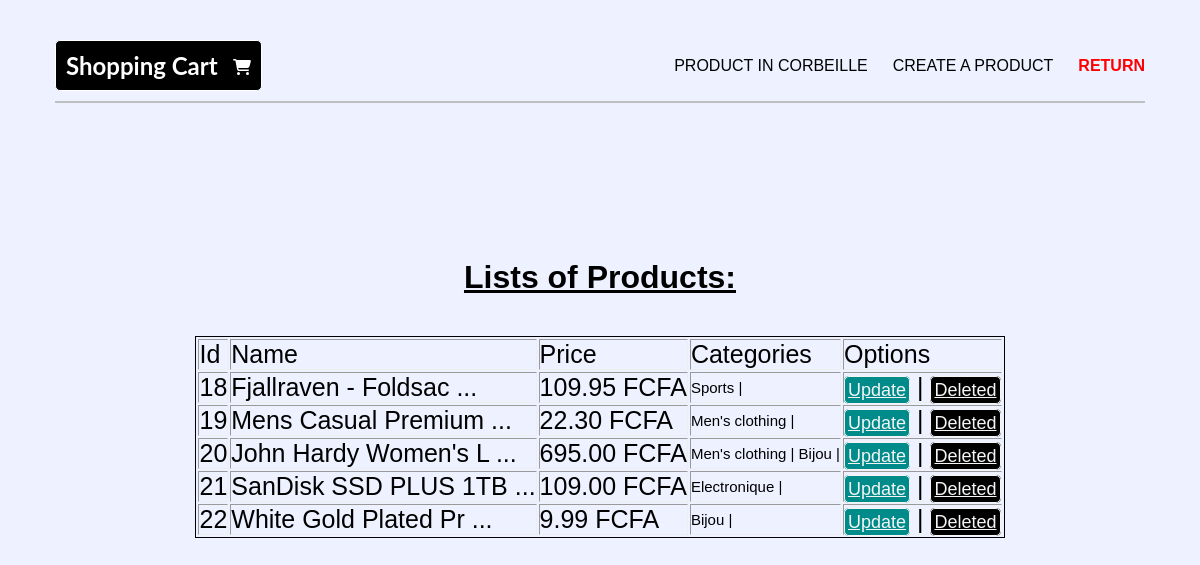
Before: /shopping_cart/settings_products with the older database file.
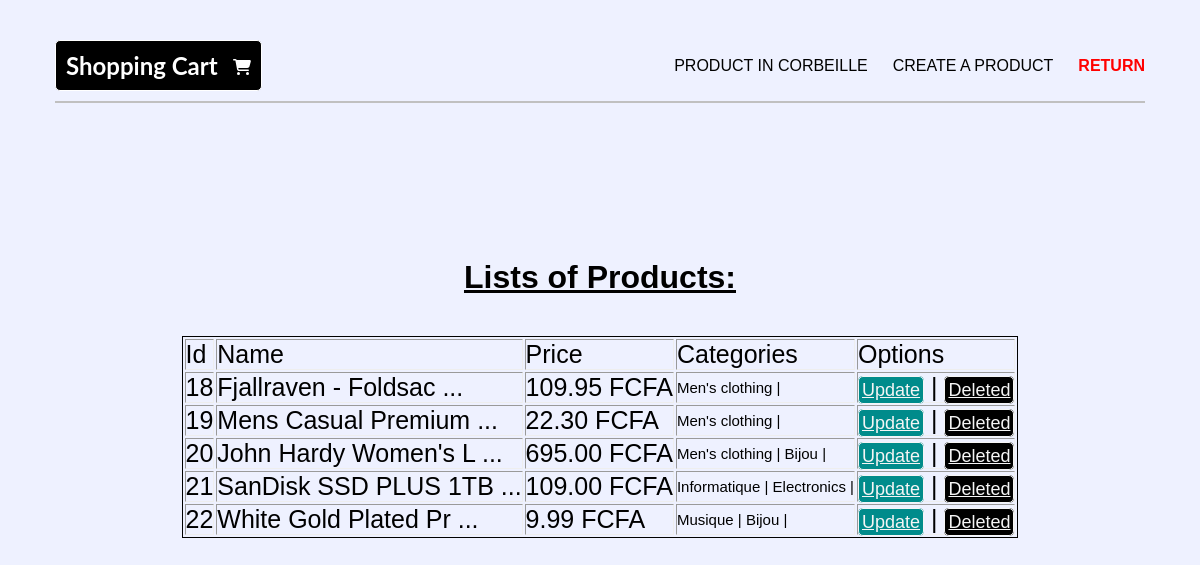
After: the same page with the newer database file.
### shopping_cart_app/models.py (models this page shows, shortened)
class Product(models.Model):
    name = models.CharField(max_length=200)
    description = models.TextField()
    price = models.DecimalField(max_digits=10 , decimal_places=2)
    views = models.BooleanField(default=True)
    image = models.ImageField(upload_to='products/' , blank=True , null=True)
    category = models.ManyToManyField(Category)

class Category(models.Model):
    name = models.CharField(max_length=100)
    views = models.BooleanField(default=True)
    def __str__(self):
        return f"{self.name}"

### shopping_cart_app/views.py (the view)
# urls.py: path('settings_products' , views.SettingsProductsViews , name="settings_products"),
def SettingsProductsViews(request):
    products = Product.objects.all().filter(views = True)
    return render(request , "shopping_cart/settings_products.html" , {"products":products})

### shopping_cart_app/templates/shopping_cart/settings_products.html (shortened to what this page needs)
<!DOCTYPE html>
<html lang="en">
<head>
    {% load static %}
    <link rel="stylesheet" href="{% static 'shopCart/form_cat.css' %}">
</head>
<body>
    <nav class="navbar">
        <div class="logo">
            <h1>Shopping Cart</h1>
            <div>
            </div>
        </div>
        <ul>
            <li>
                <a href="{% url 'shopCart:products_corbeille' %}">Product in corbeille</a>
            </li>
            <li>
                <a href="{% url 'shopCart:create_product' %}">create a product</a>
            </li>
            <li>
                <a class="return-home" href="{% url 'shopCart:settings' %}">Return</a>
            </li>
        </ul>
    </nav>
    <div class="main">
        <h1 style="text-align: center;">Lists of Products:</h1>
        <table style="font-size: 25px; border:solid 1px" border="1">
            <thead>
                <tr>
                    <td>Id</td>
                    <td>Name</td>
                    <td>Price</td>
                    <td>Categories</td>
                    <td>Options</td>
                </tr>
            </thead>
            <tbody>
                {% for product in products %}
                    <tr>
                        <td> {{product.id}} </td>
                        <td title="{{product.name}}"> {{product.name|slice:"20"}} {% if product.name|length > 20 %}...{% endif %} </td>
                        <td> {{product.price}} FCFA </td>
                        <td style="font-size: 15px;">
                            {% for cat in product.category.all %}
                                {{cat}} |
                            {% endfor %}
                        </td>
                        <td> <a style="border: solid 1px;background-color: darkcyan; color: whitesmoke; padding:3px; font-size:18px; border-radius: 5px;" href="{% url 'shopCart:update_product' product.id %}">Update</a> | <a style="border: solid 1px;background-color: black; color: whitesmoke; padding:3px; font-size:18px; border-radius: 5px; " href="{% url 'shopCart:remove_product' product.id %}">Deleted</a> </td>
                    </tr>
                {% endfor %}
            </tbody>
        </table>
    </div>
</body>
</html>

Changed rows visible on the page:
removed Category: name "Sports", shown under Product "Fjallraven - Foldsac"
removed Category: name "Electronique", shown under Product "SanDisk SSD PLUS 1TB"
changed Product "Fjallraven - Foldsac": gains Category (name "Men's clothing")
changed Product "SanDisk SSD PLUS 1TB": gains Category (name "Informatique")
added Category: name "Electronics", shown under Product "SanDisk SSD PLUS 1TB"
changed Product "White Gold Plated Pr": gains Category (name "Musique")
